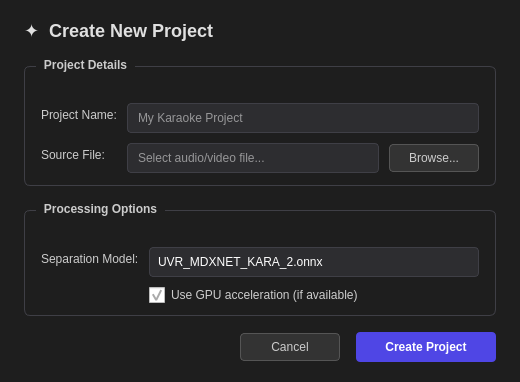
<?xml version="1.0" encoding="UTF-8"?>
<ui version="4.0">
 <class>NewProjectDialog</class>
 <widget class="QDialog" name="NewProjectDialog">
  <property name="geometry">
   <rect>
    <x>0</x>
    <y>0</y>
    <width>520</width>
    <height>340</height>
   </rect>
  </property>
  <property name="windowTitle">
   <string>New Project</string>
  </property>
  <property name="styleSheet">
   <string notr="true">QDialog { background:#1e1e1e; color:#d4d4d4; }
QGroupBox { border:1px solid #3f3f46; border-radius:6px; padding-top:16px; margin-top:8px; font-weight:bold; color:#ccc; }
QGroupBox::title { subcontrol-origin:margin; left:12px; padding:0 6px; }
QLineEdit { background:#2d2d30; border:1px solid #3f3f46; border-radius:4px; padding:6px 8px; color:#fff; }
QLineEdit:focus { border:1px solid #4f46e5; }
QComboBox { background:#2d2d30; border:1px solid #3f3f46; border-radius:4px; padding:6px 8px; color:#fff; }
QComboBox::drop-down { border:none; }
QPushButton { background:#333; border:1px solid #555; border-radius:4px; padding:6px 14px; color:#ccc; }
QPushButton:hover { background:#404040; }
QCheckBox { color:#ccc; }
QCheckBox::indicator { width:16px; height:16px; }
QLabel { color:#ccc; border:none; }</string>
  </property>
  <layout class="QVBoxLayout" name="mainLayout">
   <property name="spacing">
    <number>16</number>
   </property>
   <property name="leftMargin">
    <number>24</number>
   </property>
   <property name="topMargin">
    <number>20</number>
   </property>
   <property name="rightMargin">
    <number>24</number>
   </property>
   <property name="bottomMargin">
    <number>20</number>
   </property>
   <item>
    <widget class="QLabel" name="titleLabel">
     <property name="styleSheet">
      <string notr="true">font-size:18px; font-weight:bold; color:#e0e0e0; border:none;</string>
     </property>
     <property name="text">
      <string>✦  Create New Project</string>
     </property>
    </widget>
   </item>
   <item>
    <widget class="QGroupBox" name="detailsGroup">
     <property name="title">
      <string>Project Details</string>
     </property>
     <layout class="QFormLayout" name="formLayout">
      <property name="horizontalSpacing">
       <number>10</number>
      </property>
      <property name="verticalSpacing">
       <number>10</number>
      </property>
      <property name="leftMargin">
       <number>16</number>
      </property>
      <property name="topMargin">
       <number>20</number>
      </property>
      <property name="rightMargin">
       <number>16</number>
      </property>
      <property name="bottomMargin">
       <number>12</number>
      </property>
      <item row="0" column="0">
       <widget class="QLabel" name="projectNameLabel">
        <property name="text">
         <string>Project Name:</string>
        </property>
       </widget>
      </item>
      <item row="0" column="1">
       <widget class="QLineEdit" name="m_nameEdit">
        <property name="placeholderText">
         <string>My Karaoke Project</string>
        </property>
       </widget>
      </item>
      <item row="1" column="0">
       <widget class="QLabel" name="sourceFileLabel">
        <property name="text">
         <string>Source File:</string>
        </property>
       </widget>
      </item>
      <item row="1" column="1">
       <layout class="QHBoxLayout" name="sourceLayout">
        <item>
         <widget class="QLineEdit" name="m_sourceEdit">
          <property name="readOnly">
           <bool>true</bool>
          </property>
          <property name="placeholderText">
           <string>Select audio/video file...</string>
          </property>
         </widget>
        </item>
        <item>
         <widget class="QPushButton" name="m_browseBtn">
          <property name="minimumSize">
           <size>
            <width>90</width>
            <height>0</height>
           </size>
          </property>
          <property name="maximumSize">
           <size>
            <width>90</width>
            <height>16777215</height>
           </size>
          </property>
          <property name="text">
           <string>Browse...</string>
          </property>
         </widget>
        </item>
       </layout>
      </item>
     </layout>
    </widget>
   </item>
   <item>
    <widget class="QGroupBox" name="optionsGroup">
     <property name="title">
      <string>Processing Options</string>
     </property>
     <layout class="QFormLayout" name="optionsForm">
      <property name="horizontalSpacing">
       <number>10</number>
      </property>
      <property name="verticalSpacing">
       <number>10</number>
      </property>
      <property name="leftMargin">
       <number>16</number>
      </property>
      <property name="topMargin">
       <number>20</number>
      </property>
      <property name="rightMargin">
       <number>16</number>
      </property>
      <property name="bottomMargin">
       <number>12</number>
      </property>
      <item row="0" column="0">
       <widget class="QLabel" name="separationModelLabel">
        <property name="text">
         <string>Separation Model:</string>
        </property>
       </widget>
      </item>
      <item row="0" column="1">
       <widget class="QComboBox" name="m_modelCombo">
        <item>
         <property name="text">
          <string>UVR_MDXNET_KARA_2.onnx</string>
         </property>
        </item>
        <item>
         <property name="text">
          <string>6_HP-Karaoke-UVR.pth</string>
         </property>
        </item>
        <item>
         <property name="text">
          <string>UVR-MDX-NET-Inst_HQ_3.onnx</string>
         </property>
        </item>
       </widget>
      </item>
      <item row="1" column="1">
       <widget class="QCheckBox" name="m_gpuCheck">
        <property name="text">
         <string>Use GPU acceleration (if available)</string>
        </property>
        <property name="checked">
         <bool>true</bool>
        </property>
       </widget>
      </item>
     </layout>
    </widget>
   </item>
   <item>
    <spacer name="verticalSpacer">
     <property name="orientation">
      <enum>Qt::Vertical</enum>
     </property>
     <property name="sizeType">
      <enum>QSizePolicy::Expanding</enum>
     </property>
     <property name="sizeHint" stdset="0">
      <size>
       <width>20</width>
       <height>40</height>
      </size>
     </property>
    </spacer>
   </item>
   <item>
    <layout class="QHBoxLayout" name="buttonLayout">
     <item>
      <spacer name="horizontalSpacer">
       <property name="orientation">
        <enum>Qt::Horizontal</enum>
       </property>
       <property name="sizeHint" stdset="0">
        <size>
         <width>40</width>
         <height>20</height>
        </size>
       </property>
      </spacer>
     </item>
     <item>
      <widget class="QPushButton" name="m_cancelBtn">
       <property name="minimumSize">
        <size>
         <width>100</width>
         <height>0</height>
        </size>
       </property>
       <property name="maximumSize">
        <size>
         <width>100</width>
         <height>16777215</height>
        </size>
       </property>
       <property name="text">
        <string>Cancel</string>
       </property>
      </widget>
     </item>
     <item>
      <widget class="QPushButton" name="m_createBtn">
       <property name="minimumSize">
        <size>
         <width>140</width>
         <height>0</height>
        </size>
       </property>
       <property name="maximumSize">
        <size>
         <width>140</width>
         <height>16777215</height>
        </size>
       </property>
       <property name="styleSheet">
        <string notr="true">background:#4f46e5; color:white; font-weight:bold; border:none; padding:8px 16px; border-radius:4px;</string>
       </property>
       <property name="text">
        <string>Create Project</string>
       </property>
       <property name="default">
        <bool>true</bool>
       </property>
      </widget>
     </item>
    </layout>
   </item>
  </layout>
 </widget>
 <resources/>
 <connections/>
</ui>
